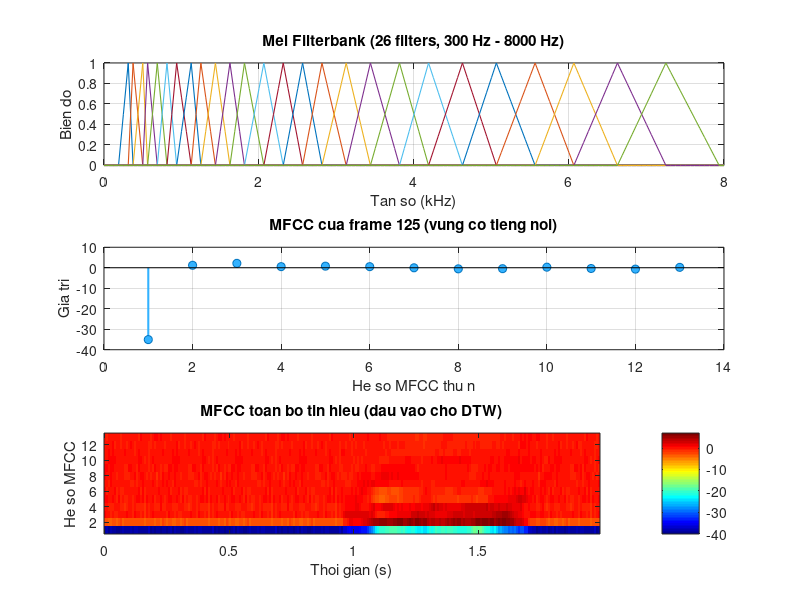

Here is the MATLAB script that generated this plot:
% =========================================================
% BUOC 4: MFCC - Mel Frequency Cepstral Coefficients
% Tuong duong: trich xuat dac trung tren DSP C5515
% =========================================================

clc; clear; close all;

load('fft_result.mat');
mag_spec = fft_result.mag_spec;
Fs       = fft_result.Fs;
N_FFT    = fft_result.N_FFT;
N_HALF   = fft_result.N_HALF;
N_FRAMES = fft_result.N_FRAMES;

% --- Thong so MFCC ---
N_MFCC    = 13;    % So he so MFCC
N_FILTERS = 26;    % So mel filter
F_LOW     = 300;   % Hz
F_HIGH    = Fs/2;  % Hz

fprintf('=== BUOC 4: MFCC ===\n');
fprintf('So he so MFCC : %d\n', N_MFCC);
fprintf('So mel filter : %d\n', N_FILTERS);

% --- Ham chuyen doi Hz <-> Mel ---
hz2mel = @(f) 2595 * log10(1 + f/700);
mel2hz = @(m) 700 * (10.^(m/2595) - 1);

% --- Tao mel filterbank ---
mel_low  = hz2mel(F_LOW);
mel_high = hz2mel(F_HIGH);
mel_pts  = linspace(mel_low, mel_high, N_FILTERS+2);
hz_pts   = mel2hz(mel_pts);
bin_pts  = floor((N_FFT+1) * hz_pts / Fs);

% Tao ma tran filterbank: N_FILTERS x N_HALF
filterbank = zeros(N_FILTERS, N_HALF);
for m = 1 : N_FILTERS
    for k = bin_pts(m) : bin_pts(m+1)
        if k >= 1 && k <= N_HALF
            filterbank(m,k) = (k - bin_pts(m)) / (bin_pts(m+1) - bin_pts(m));
        end
    end
    for k = bin_pts(m+1) : bin_pts(m+2)
        if k >= 1 && k <= N_HALF
            filterbank(m,k) = (bin_pts(m+2) - k) / (bin_pts(m+2) - bin_pts(m+1));
        end
    end
end

% --- Tinh MFCC cho toan bo frames ---
% filterbank x mag_spec -> N_FILTERS x N_FRAMES
filter_out = filterbank * mag_spec;          % N_FILTERS x N_FRAMES
log_filter = log(filter_out + 1e-10);        % Log energy

% DCT -> lay N_MFCC he so dau
mfcc_all = zeros(N_MFCC, N_FRAMES);
for i = 1 : N_FRAMES
    dct_out = dct(log_filter(:,i));
    mfcc_all(:,i) = dct_out(1:N_MFCC);
end

fprintf('[OK] MFCC shape: %dx%d (he_so x frames)\n', N_MFCC, N_FRAMES);

% --- Ve ---
figure('Name','Buoc 4 - MFCC','NumberTitle','off');

% Plot 1: Mel filterbank
subplot(3,1,1);
freqs = (0:N_HALF-1)*Fs/N_FFT;
plot(freqs/1000, filterbank', 'LineWidth', 0.8);
xlabel('Tan so (kHz)'); ylabel('Bien do');
title(sprintf('Mel Filterbank (%d filters, %d Hz - %d Hz)', N_FILTERS, F_LOW, F_HIGH));
grid on;

% Plot 2: MFCC cua 1 frame dien hinh
mid = round(N_FRAMES/2);
subplot(3,1,2);
stem(1:N_MFCC, mfcc_all(:,mid), 'Color',[0.2 0.7 1], ...
     'MarkerFaceColor',[0.2 0.7 1], 'LineWidth', 1.5);
xlabel('He so MFCC thu n'); ylabel('Gia tri');
title(sprintf('MFCC cua frame %d (vung co tieng noi)', mid));
grid on;

% Plot 3: MFCC theo thoi gian (tat ca frames)
subplot(3,1,3);
t_frames = (0:N_FRAMES-1) * 128 / Fs;
imagesc(t_frames, 1:N_MFCC, mfcc_all);
axis xy; colormap('jet'); colorbar;
xlabel('Thoi gian (s)'); ylabel('He so MFCC');
title('MFCC toan bo tin hieu (dau vao cho DTW)');

% --- Luu ---
mfcc_result.mfcc_all   = mfcc_all;
mfcc_result.filterbank = filterbank;
mfcc_result.N_MFCC     = N_MFCC;
mfcc_result.N_FRAMES   = N_FRAMES;
mfcc_result.Fs         = Fs;
save('mfcc_result.mat', 'mfcc_result');
fprintf('[SAVE] Da luu: mfcc_result.mat\n');
fprintf('\nXong buoc 4! Chay step5_template.m de tiep tuc.\n');
